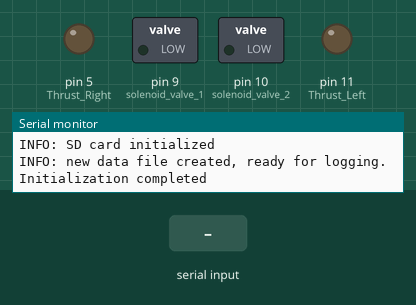
Recording of a sketch running on a simulated Arduino Mega 2560, built with avr-gcc and run on an emulated ATmega2560. Shown: switched loads named in the sketch (green lamp = pin HIGH), output pins drawn as LEDs (lit = HIGH), the last lines printed to the serial monitor. Inputs (shaded band) come from the test bench. Storage starts empty.

Above: at 1.2 s.
1.3 s: "D" received over Serial
At 2.0 s:
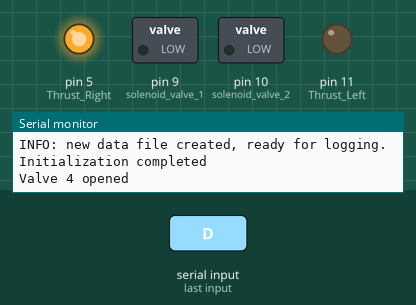
2.8 s: "g" received over the second serial link
At 3.21 s:
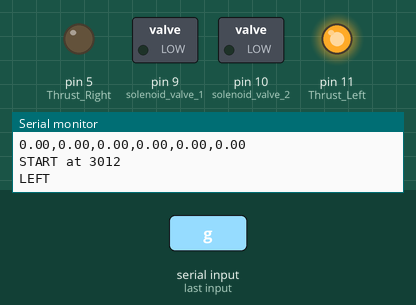
5.8 s: byte 108 ('l') received over Serial
7.4 s: "A90\n" received over Serial
At 7.9 s:
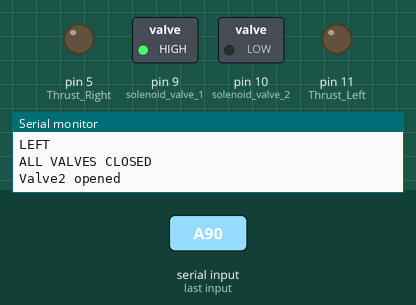
8.9 s: "Z,45\n" received over the second serial link
At 10.2 s:
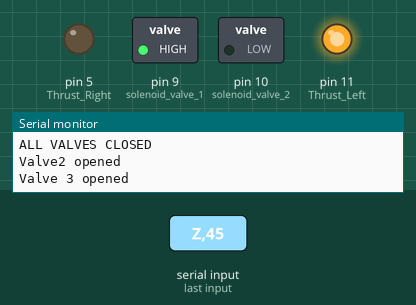
Timing chart, 0 to 11.4 s (numbered marks = the images above; inputs shaded):
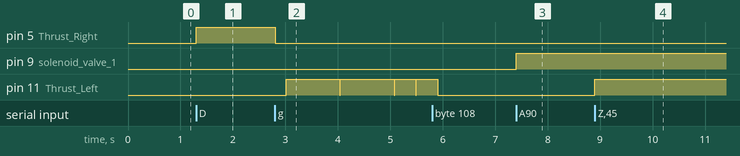

The sketch:

RCS_final.ino
```cpp
 //(18,19)=(tx,rx) Serial1
 //(16,17) Serial2
 //(14,15) Serial3


#include <SPI.h>
#include <SD.h>

int period = 200;           //5Hz : 200ms

int Thrust_Left = 11;       //pin 11
int Thrust_Right = 5;       //pin 5

float Max_Thrust = 0.6;     //1 thruster
      //2thruster/Max=1.2/re-calculate 'duty_ratio'
float P_gain = 0.008;      //HWP file
float D_gain = 0.1;      //HWP file

int yaw_desired = 200;       //EBIMU
int yaw_rate_desired = 0;

float distance = 0.075;
float Error_yaw;
float Error_yaw_rate;
float Torque;
float Thrust;
int deadzone = 5;           //Dead Zone Degree

float duty_ratio=0;         //Initial Condition
unsigned long open_time=0;  //Initial Condition

unsigned long t_s;          //to check the millis value

void(*resetFunc)(void)=0;

//sd card
File dataFile;
int chipSelect= 53;
int seqnr =0;
String fileName;
String dataString;
int counter = 0;
int byteCounter = 0;
long last_write = 0;


//proportional valve & solenoid valve
#define fadePin 3
char valve;
char bvalve;

//ARHS 5V
#define SBUF_SIZE 64
char sbuf[SBUF_SIZE];
signed int sbuf_cnt=0;
float roll;
float pitch;
float yaw;
float roll_rate;
float pitch_rate;
float yaw_rate;

//pid system switch
bool inits=false;


int EBimuAsciiParser(float *item, int number_of_item)
{
  int n,i;
  int rbytes;
  char *addr;
  int result = 0;

  rbytes = Serial3.available();
  for(n=0;n<rbytes;n++)
  {
    sbuf[sbuf_cnt] = Serial3.read();
    if(sbuf[sbuf_cnt]==0x0a)
       {
           addr = strtok(sbuf,",");
           for(i=0;i<number_of_item;i++)
           {
              item[i] = atof(addr);
              addr = strtok(NULL,",");
           }

           result = 1;
       }
     else if(sbuf[sbuf_cnt]=='*')
       {   sbuf_cnt=-1;
       }

     sbuf_cnt++;
     if(sbuf_cnt>=SBUF_SIZE) sbuf_cnt=0;
  }

  return result;
}

void setup() {
  Serial.begin(115200);
  //Serial.flush();
  Serial2.begin(9600);            //20Hz
  Serial2.println("CONNECTED TO BLUETOOTH");
  Serial3.begin(115200);

  pinMode(5,OUTPUT);
  digitalWrite(5,LOW);

  pinMode(9,OUTPUT); //solenoid valve 1
  pinMode(10,OUTPUT); //solenoid valve 2
  pinMode(Thrust_Left,OUTPUT); //solenoid valve 3
  pinMode(Thrust_Right,OUTPUT); //solenoid valve 4
  digitalWrite(9,LOW);
  digitalWrite(10,LOW);
  digitalWrite(Thrust_Left,LOW);
  digitalWrite(Thrust_Right,LOW);

  //sd card
  if (!SD.begin(chipSelect)) {              // Setup SD Card
   Serial.println("ERROR: SD Card failed or not present! Halted.");
   while (1);
  }
  Serial.println("INFO: SD card initialized");
  seqnr = 1;                              // Check on existing files
  fileName = "DL" + String(seqnr) + ".CSV";
  while(SD.exists(fileName)) {
    seqnr++;
    fileName = "DL" + String(seqnr) + ".CSV";
    delay(200); // Make sure file access is done
  }
  dataFile = SD.open(fileName, FILE_WRITE);   // Create new CSV file with appropriate headers
  dataFile.println("Roll,Pitch,Yaw,Roll_rate,Pitch_rate,Yaw_rate");
  Serial.println("INFO: new data file created, ready for logging.");      // Done with SD Card Init
  Serial.println("Initialization completed");
}


char a;

void loop() {

  //ARHS
  float euler[3];
  if(EBimuAsciiParser(euler, 6))
  {
    roll=euler[0];
    pitch =euler[1];
    yaw = euler[2];


    if(yaw < 0)
    {
      yaw += 360;
    }

    roll_rate=euler[3];
    yaw_rate=euler[4];
    pitch_rate=euler[5];

  }

  if (dataFile && millis() - last_write > 150)
  {
    counter += 1;
    dataString = createDataString();
    //Serial.println(dataString);
    //Serial2.println(dataString);
    //dataFile.println(dataString);
    byteCounter += dataString.length();
    if (byteCounter > 1024) {
      // Serial.println("INFO: flush buffer to SD card");
      dataFile.flush();
      byteCounter = 0;
    }
  }

  //Monitor Valve
   if(Serial.available()>0 || Serial2.available()>0)
   {
   valve=Serial.read();
   bvalve = Serial2.read();

    if(valve=='A'|| bvalve == 'A')
    {
      Serial.println("Valve2 opened");
      Serial2.println("Valve2 opened");
      digitalWrite(9,HIGH);
    }

    if(valve=='S'|| bvalve == 'S')
    {
      Serial.println("Valve2 closed");
      Serial2.println("Valve2 closed");
      digitalWrite(9,LOW);
      }

   if(valve=='Q' || bvalve=='Q'){
      Serial.println("Valve 1 opened");
      Serial2.println("Valve 1 opened");
      digitalWrite(10,HIGH);
    }

    if(valve=='W' || bvalve=='W'){
      Serial.println("Valve 1 closed");
      Serial2.println("Valve 1 closed");
      digitalWrite(10,LOW);
      }

     if(valve=='Z'|| bvalve=='Z'){
      Serial.println("Valve 3 opened");
      Serial2.println("Valve 3 opened");
      digitalWrite(Thrust_Left,HIGH);
    }

    if(valve=='X' || bvalve=='X'){
      Serial.println("Valve 3 closed");
      Serial2.println("Valve 3 closed");
      digitalWrite(Thrust_Left,LOW);
      }
     if(valve=='D' || bvalve=='D'){
      Serial.println("Valve 4 opened");
      Serial2.println("Valve 4 opened");
      digitalWrite(Thrust_Right,HIGH);
     }
     if(valve=='F' || bvalve=='F'){
      Serial.println("Valve 4 closed");
      Serial2.println("Valve 4 closed");
      digitalWrite(Thrust_Right,LOW);
      }

     if(valve== 'g' || bvalve== 'g')
    {
    inits=true;
    Serial.println("CONTROL SYSTEMS STARTS");

    }

    if(valve== 'l' || bvalve== 'l')
    {
    inits=false;
    digitalWrite(Thrust_Right,LOW);
    digitalWrite(Thrust_Left,LOW);
    digitalWrite(9,LOW);
    digitalWrite(10,LOW);
    Serial.println("ALL VALVES CLOSED");

    }

    if(valve=='r' || bvalve =='r')
    {
      resetFunc(); //resets Arduino

      }

 }


    //*************************************************//
    //                   PWM Control                   //
    //*************************************************//


 if(inits)
 {

    Serial.print(roll); Serial.print(","); Serial.print(pitch); Serial.print(",");  Serial.print(yaw); Serial.print(",");
    Serial.print(roll_rate); Serial.print(","); Serial.print(pitch_rate); Serial.print(",");  Serial.println(yaw_rate);
    Serial2.print(roll); Serial2.print(","); Serial2.print(pitch); Serial2.print(","); Serial2.println(yaw); Serial2.print(",");
    Serial2.print(roll_rate); Serial2.print(","); Serial2.print(pitch_rate); Serial2.print(",");  Serial2.println(yaw_rate);
    dataFile.println(dataString);


    t_s=millis();
    Serial.print("START at ");
    Serial.println(t_s);

                                                //OPEN//
      if (duty_ratio > 0)                //Left(YAW<des)
      {
        digitalWrite(Thrust_Left,HIGH);
        digitalWrite(Thrust_Right,LOW);
        Serial.println("LEFT ");
        Serial2.println("LEFT ");

      }
      else if (duty_ratio = 0)                 //for print
      {
        digitalWrite(Thrust_Left,LOW);  //DeadZone(duty=0)
        digitalWrite(Thrust_Right,LOW);
        Serial.println("Dead Zone ");
        Serial2.println("Dead Zone ");
      }
      else
      {
        digitalWrite(Thrust_Left,LOW);   //Right(YAW>des)
        digitalWrite(Thrust_Right,HIGH);
        Serial.println("RIGHT");
        Serial2.println("RIGHT");
      }
      //  Serial.print("OPEN TIME : ");
      //  Serial.println(open_time);

      if (millis() >= t_s+open_time)           //CLOSED//
      {
        digitalWrite(Thrust_Left,LOW);
        digitalWrite(Thrust_Right,LOW);

        if (millis() >= t_s+period-5)       //Hz바뀔 때 고려
        {
          Error_yaw = yaw - yaw_desired;
          //Serial.print("Error (yaw) : ");
          //Serial.println(Error_yaw);


          Error_yaw_rate = yaw_rate - yaw_rate_desired;
          //Serial.print("Error (yaw rate): ");
          //Serial.println(Error_yaw_rate);

              //Duty Ratio & Open Time CALCULATION PART
          if (abs(Error_yaw) < deadzone)   //DEAD ZONE(Yaw)
          {
           digitalWrite(Thrust_Left,LOW);
           digitalWrite(Thrust_Right,LOW);
           Serial.println("Stop! ");
           Serial2.println("Stop! ");
           duty_ratio=0;
           open_time=0;
          }
          else                      //Outside the DEAD ZONE
          {
            Torque=-P_gain*Error_yaw-D_gain*Error_yaw_rate;
            //Serial.print("Torque : ");
            //Serial.println(Torque);
            Thrust = Torque / distance;
            //Serial.print("Thrust [N] : ");
            //Serial.print(Thrust);

            //*************<duty ratio>***************//
           if (Thrust > Max_Thrust)
           {
            duty_ratio = 100;
           }
           else if (abs(Thrust) < Max_Thrust)
           {
            duty_ratio = 100*Thrust/Max_Thrust;
           }
           else
           {
            duty_ratio = -100;        //계산 시 abs 취할 것
           }
          // Serial.print("duty ratio(%) : ");
           //Serial.println(duty_ratio);

          open_time=abs(duty_ratio)*period/100; //open time
         }

         if (millis() < t_s+period)       //t_s+period에 끝
         {
           delay(t_s + period - millis());
         }
        }

        else  // t_s+period+5보다 작은 시간일 때 딜레이 후 계산
        {
          delay((t_s+period-5)-millis());

          Error_yaw = yaw - yaw_desired;
          //Serial.print("Error (yaw) : ");
          //Serial.println(Error_yaw);

          Error_yaw_rate = yaw_rate - yaw_rate_desired;
          //Serial.print("Error (yaw rate): ");
          //Serial.println(Error_yaw_rate);

              //Duty Ratio & Open Time CALCULATION PART
          if (abs(Error_yaw) < deadzone)   //DEAD ZONE(YAW)
          {
           digitalWrite(Thrust_Left,LOW);
           digitalWrite(Thrust_Right,LOW);
           Serial.println("Stop! ");
           Serial2.println("Stop! ");
           duty_ratio=0;
           open_time=0;
          }
          else                      //Outside the DEAD ZONE
          {
            Torque=-P_gain*Error_yaw-D_gain*Error_yaw_rate;
           // Serial.print("Torque : ");
           // Serial.println(Torque);
            Thrust = Torque / distance;
            //Serial.print("Thrust [N] : ");
            //Serial.println(Thrust);

            //*************<duty ratio>***************//
           if (Thrust > Max_Thrust)
           {
            duty_ratio = 100;
           }
           else if (abs(Thrust) < Max_Thrust)
           {
            duty_ratio = 100*Thrust/Max_Thrust;
           }
           else
           {
            duty_ratio = -100; //계산 시 abs 취할 것
           }
          // Serial.print("duty ratio(%) : ");
          // Serial.println(duty_ratio);

          open_time=abs(duty_ratio)*period/100; //open time
         }

         if (millis() < t_s+period)        //t_s+period에 끝
         {
           delay(t_s + period - millis());
         }
        }
      }
      else        //현시간이 t_s+open_time보다 짧을경우 딜레이
      {
        delay(t_s+open_time-millis());           //CLOSED//

        digitalWrite(Thrust_Left,LOW);
        digitalWrite(Thrust_Right,LOW);

        if (millis() >= t_s+period-5)        //Hz바뀔 때 고려
        {
          Error_yaw = yaw - yaw_desired;
        //  Serial.print("Error (yaw) : ");
        //  Serial.println(Error_yaw);

          Error_yaw_rate = yaw_rate - yaw_rate_desired;
        //  Serial.print("Error (yaw rate): ");
        //  Serial.println(Error_yaw_rate);

              //Duty Ratio & Open Time CALCULATION PART
          if (abs(Error_yaw) < deadzone)   //DEAD ZONE(YAW)
          {
           digitalWrite(Thrust_Left,LOW);
           digitalWrite(Thrust_Right,LOW);
           Serial.println("Stop ");
           Serial2.println("Stop ");
           duty_ratio=0;
           open_time=0;
          }
          else                      //Outside the DEAD ZONE
          {
            Torque=-P_gain*Error_yaw-D_gain*Error_yaw_rate;
          //  Serial.print("Torque : ");
         //   Serial.println(Torque);
            Thrust = Torque / distance;
           // Serial.print("Thrust [N] : ");
           // Serial.println(Thrust);

            //*************<duty ratio>***************//
           if (Thrust > Max_Thrust)
           {
            duty_ratio = 100;
           }
           else if (abs(Thrust)<Max_Thrust)
           {
            duty_ratio = 100*Thrust/Max_Thrust;
           }
           else
           {
            duty_ratio = -100;          //계산 시 abs 취할 것
           }
          // Serial.print("duty ratio(%) : ");
          // Serial.println(duty_ratio);

          open_time=abs(duty_ratio)*period/100; //open time
         }

         if (millis() < t_s+period)        //t_s+period에 끝
         {
           delay(t_s + period - millis());
         }
        }
        else  // t_s+period+5보다 작은 시간일 때 딜레이 후 계산
        {
          delay((t_s+period-5)-millis());

          Error_yaw = yaw - yaw_desired;
        //  Serial.print("Error (yaw) : ");
        //  Serial.println(Error_yaw);

          Error_yaw_rate = yaw_rate - yaw_rate_desired;
        //  Serial.print("Error (yaw rate): ");
        //  Serial.println(Error_yaw_rate);

              //Duty Ratio & Open Time CALCULATION PART
          if (abs(Error_yaw) < deadzone)   //DEAD ZONE(YAW)
          {
           digitalWrite(Thrust_Left,LOW);
           digitalWrite(Thrust_Right,LOW);
           Serial.println("Stop! ");
           Serial2.println("Stop! ");
           duty_ratio=0;
           open_time=0;
          }
          else                      //Outside the DEAD ZONE
          {
            Torque=-P_gain*Error_yaw-D_gain*Error_yaw_rate;
          //  Serial.print("Torque : ");
         //   Serial.println(Torque);
            Thrust = Torque / distance;
            //Serial.print("Thrust [N] : ");
           // Serial.println(Thrust);

            //*************<duty ratio>***************//
           if (Thrust > Max_Thrust)
           {
            duty_ratio = 100;
           }
           else if (abs(Thrust)<Max_Thrust)
           {
            duty_ratio = 100*Thrust/Max_Thrust;
           }
           else
           {
            duty_ratio = -100;         //계산 시 abs 취할 것
           }
          // Serial.print("duty ratio(%) : ");
         // Serial.println(duty_ratio);

          open_time=abs(duty_ratio)*period/100; //open time
         }

         if (millis() < t_s+period)       //t_s+period에 끝
         {
           delay(t_s + period - millis());
         }
        }
      }
 }

}


void FuncManualAction(){
  String strlnput="";
  String bstrlnput="";

  while (Serial.available()>0 ||Serial2.available()>0)
  {
    strlnput += (char) Serial.read();
    bstrlnput += (char) Serial2.read();
    delay(5);
    }

    if(strlnput !="" || bstrlnput!=""){
      int intVal = strlnput.toInt();
      int bintVal = bstrlnput.toInt();
     // analogWriteResolution(5);
      analogWrite(fadePin, intVal);
      Serial.println(strlnput);
      Serial2.println(bstrlnput);

      }
  }


String createDataString(){

  String ds= "";
  ds += String(roll) + ",";
  ds += String(pitch) + ",";
  ds += String(yaw) + ",";
  ds += String(roll_rate) + ",";
  ds += String(pitch_rate) + ",";
  ds += String (yaw_rate);


  return(ds);
}
```

Measured:
- after the input at 1.3 s, pin 5 (Thrust_Right): LOW → HIGH at once
- after the input at 2.8 s, pin 5 (Thrust_Right): HIGH → LOW at once; pin 11 (Thrust_Left): goes HIGH 1.0 s, LOW 0.01 s, HIGH 1.0 s, LOW 0.01 s, HIGH 0.41 s, LOW 0.01 s, then HIGH, starting after 0.21 s
- after the input at 7.4 s, pin 9 (solenoid_valve_1): LOW → HIGH at once
- after the input at 8.9 s, pin 11 (Thrust_Left): LOW → HIGH at once
